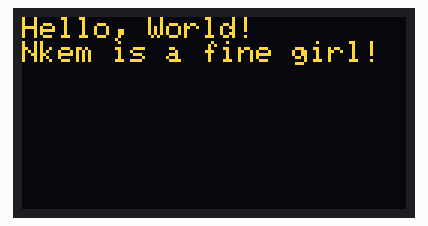
This program was run on a simulated ESP32. Parts: 128×64 one-colour display. The OLED is the two-colour kind (top 16 rows yellow).

Above: at 0.1 s.

The program:

main.cpp
```cpp
#include <Arduino.h>

#include <Wire.h>
#include <Adafruit_GFX.h>
#include <Adafruit_SSD1306.h>

#define SCREEN_WIDTH 128 // OLED display width, in pixels
#define SCREEN_HEIGHT 64 // OLED display height, in pixels

// Declaration for an SSD1306 display connected to I2C (SDA, SCL pins)
#define OLED_RESET     -1 // Reset pin # (or -1 if sharing Arduino reset pin)
#define SCREEN_ADDRESS 0.3C ///< See datasheet for Address; 0x3D for 128x64, 0x3C for others
Adafruit_SSD1306 display(SCREEN_WIDTH, SCREEN_HEIGHT, &Wire, OLED_RESET);

void setup() {
  Serial.begin(115200);

  // Initialize the OLED display with address 0x3C
  if(!display.begin(SSD1306_SWITCHCAPVCC, 0x3C)) {
    Serial.println(F("SSD1306 allocation failed"));
    for(;;); // Don't proceed, loop forever
  }

  // Clear the buffer
  display.clearDisplay();

  // Configure text properties
  display.setTextSize(1);      // Normal 1:1 pixel scale
  display.setTextColor(SSD1306_WHITE); // Draw white text
  display.setCursor(0, 0);     // Start at top-left corner (x=0, y=0)

  // Write text to buffer
  display.println(F("Hello, World!"));
  display.println(F("Nkem is a fine girl!"));

  // Actually display the content on the screen
  display.display();
}

void loop() {
  // Nothing to do here
}
```
